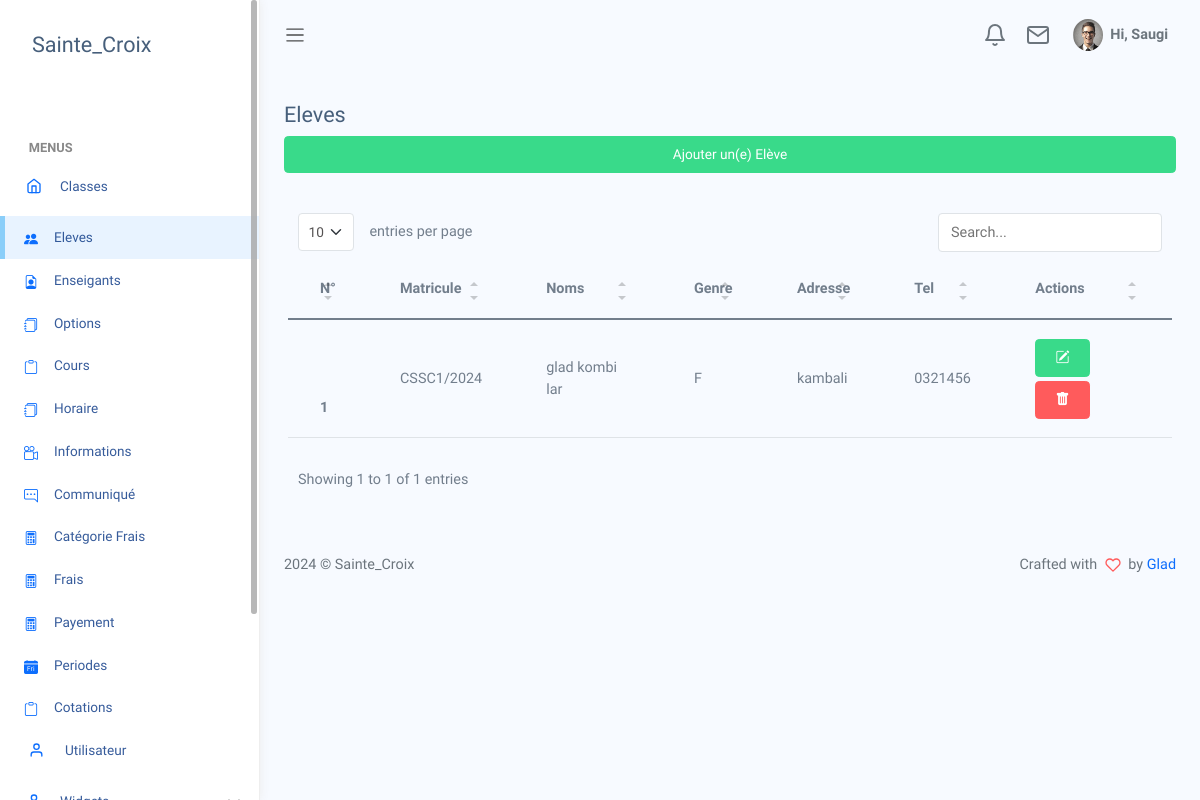
The page /views/eleves.php on the database its author committed.
### tables this page shows
CREATE TABLE `eleve` (
  `matricule` varchar(50) NOT NULL,
  `nom` varchar(50) NOT NULL,
  `postnom` varchar(50) NOT NULL,
  `prenom` varchar(50) NOT NULL,
  `genre` varchar(50) NOT NULL,
  `adresse` text NOT NULL,
  `lieuNaissance` varchar(50) NOT NULL,
  `dateNaissance` date NOT NULL,
  `nomPere` varchar(50) NOT NULL,
  `nomMere` varchar(50) NOT NULL,
  `numeroParent` varchar(50) NOT NULL,
  `photo` text NOT NULL,
  `statut` int(11) NOT NULL
);

### models/select/select-Eleve.php (called while the page is built, shortened)
<?php
    if(isset($_GET['search']) && !empty($_GET['search'])){
        $search=$_GET['search'];
        $getData=$connexion->prepare("SELECT * from client WHERE supprimer=0 AND client.nom LIKE ? OR client.postnom LIKE ? OR
        client.prenom LIKE ? OR client.genre LIKE ? OR client.adresse LIKE ? OR client.telephone LIKE ?");
        $getData->execute(["%".$search."%", "%".$search."%", "%".$search."%", "%".$search."%", "%".$search."%","%".$search."%"]);
    }
    else{
        $getData=$connexion->prepare("SELECT * from eleve WHERE statut=0");
        $getData->execute();
    }

### views/eleves.php (the view, shortened to what this page needs)
<?php
include '../connexion/connexion.php';
require_once('../models/select/select-Eleve.php');
?>
<!DOCTYPE html>
<html lang="en">
<head>
    <?php require_once('style.php') ?>
</head>
<body>
    <div id="app">
        <?php
        require_once('aside1.php');
        ?>
        <div id="main">
            <?php require_once('navbar.php') ?>
            <div class="main-content container-fluid">
                <div class="row">
                    <div class="col-12">
                        <h4>Eleves</h4>
                    </div>
                    <?php
                    if (isset($_GET['AjoutElev']) || isset($_GET['idEleve'])) {
                    ?>
                        <div class="col-xl-12 ">
                            <form action="<?= $url ?>" method="POST" class="shadow p-3" enctype="multipart/form-data">
                                <div class="row">
                                    <h4 class="text-center"><?= $title ?></h4>
                                    <div class="col-xl-6 col-lg-6 col-md-6  col-sm-6 p-3">
                                        <label for="">Nom <span class="text-danger">*</span></label>
                                        <input required type="text" name="nom" class="form-control" placeholder="Entrez le nom" <?php if (isset($_GET['idEleve'])) { ?>
                                            value="<?php echo $tab['nom']; ?> <?php } ?>">
                                    </div>
                                    <div class="col-xl-6 col-lg-6 col-md-6  col-sm-6 p-3">
                                        <label for="">Postnom <span class="text-danger">*</span></label>
                                        <input required type="text" name="postnom" class="form-control" placeholder="Entrez le postnom" <?php if (isset($_GET['idEleve'])) { ?>
                                            value="<?php echo $tab['postnom']; ?> <?php } ?>">
                                    </div>
                                    <div class="col-xl-6 col-lg-6 col-md-6  col-sm-6 p-3">
                                        <label for="">Prenom <span class="text-danger">*</span></label>
                                        <input required type="text" name="prenom" class="form-control" placeholder="Entrez le prenom" <?php if (isset($_GET['idEleve'])) { ?>
                                            value="<?php echo $tab['prenom']; ?> <?php } ?>">
                                    </div>
                                    <div class="col-xl-6 col-lg-6 col-md-6  col-sm-6 p-3">
                                        <label for="">Genre <span class="text-danger">*</span></label>
                                        <select required id="" name="genre" class="form-select">
                                            <?php if (isset($_GET['idEleve'])) {
                                                $genre = $tab['genre'];
                                            ?>
                                                <option value="Masculin">Masculin</option>
                                                <option <?php if ($genre == "Feminin") { ?> Selected <?php } ?>value="Feminin">Feminin</option>
                                            <?php
                                            } else {
                                            ?>
                                                <option desabled>Choisir un genre</option>
                                                <option value="Masculin">Masculin</option>
                                                <option value="Feminin">Feminin</option>
                                            <?php
                                            }
                                            ?>
                                        </select>
                                    </div>
                                    <div class="col-xl-6 col-lg-6 col-md-6  col-sm-6 p-3">
                                        <label for="">Lieu de naissance <span class="text-danger">*</span></label>
                                        <input required type="text" name="LieuNaissance" class="form-control" placeholder="Entrez le lieu de naissance" <?php if (isset($_GET['idEleve'])) { ?>
                                            value="<?php echo $tab['lieuNaissance']; ?> <?php } ?>">
                                    </div>
                                    <div class="col-xl-6 col-lg-6 col-md-6  col-sm-6 p-3">
                                        <label for="">Date de naissance <span class="text-danger">*</span></label>
                                        <input required type="Date" name="DateNaissance" class="form-control" <?php if (isset($_GET['idEleve'])) { ?>
                                            value="<?php echo $tab['dateNaissance']; ?> <?php } ?>">
                                    </div>
                                    <div class="col-xl-6 col-lg-6 col-md-6  col-sm-6 p-3">
                                        <label for="">Adresse <span class="text-danger">*</span></label>
                                        <input required type="text" name="adress" class="form-control" placeholder="Entrez l'adresse" <?php if (isset($_GET['idEleve'])) { ?>
                                            value="<?php echo $tab['adresse']; ?> <?php } ?>">
                                    </div>
                                    <div class="col-xl-6 col-lg-6 col-md-6  col-sm-6 p-3">
                                        <label for="">Nom du pere ou Tutaire <span class="text-danger">*</span></label>
                                        <input required type="text" name="NomPere" class="form-control" placeholder="Entrez le Nom du père et/ou tutaire" <?php if (isset($_GET['idEleve'])) { ?>
                                            value="<?php echo $tab['nomPere']; ?> <?php } ?>">
                                    </div>
                                    <div class="col-xl-6 col-lg-6 col-md-6  col-sm-6 p-3">
                                        <label for="">Nom de la mère ou Tutaire <span class="text-danger">*</span></label>
                                        <input required type="text" name="NomMere" class="form-control" placeholder="Entrez le Nom de la mère et/ou tutaire" <?php if (isset($_GET['idEleve'])) { ?>
                                            value="<?php echo $tab['nomMere']; ?> <?php } ?>">
                                    </div>
                                    <div class="col-xl-6 col-lg-6 col-md-6  col-sm-6 p-3">
                                        <label for="">Telephone du parent et/ou tutaire <span class="text-danger">*</span></label>
                                        <input required type="text" name="telephone" class="form-control" placeholder="Entrez le N° Tel" <?php if (isset($_GET['idEleve'])) { ?>
                                            value="<?php echo $tab['numeroParent']; ?> <?php } ?>">
                                    </div>
                                    <div class="col-xl-6 col-lg-6 col-md-6  col-sm-6 p-3">
                                        <label for="">Photo de l'eleve <span class="text-danger">*</span></label>
                                        <input required type="file" name="photo" class="form-control" placeholder="Choisir la photo de l'eleve" <?php if (isset($_GET['idEleve'])) { ?>
                                            value="<?php echo $tab['photo']; ?> <?php } ?>">
                                    </div>
                                    <div class="col-xl-12 col-lg-12 col-md-12 mt-10 col-sm-12 p-3 aling-center">
                                        <input type="submit" name="Valider" class="btn btn-success w-100" value="<?= $btn ?>">
                                    </div>
                                </div>
                            </form>
                        </div>
                    <?php
                    } else {
                    ?>
                        <div class="col-xl-12 mb-3 ">
                            <a href="eleves.php?AjoutElev" class="btn btn-success w-100">Ajouter un(e) Elève</a>
                        </div>
                    <?php
                    }
                    ?>
                    <div class="col-xl-12 table-responsive px-3 mt-3">
                        <table class='table table-hover' id="table1">
                            <thead>
                                <tr>
                                    <th>N°</th>
                                    <th>Matricule</th>
                                    <th>Noms</th>
                                    <th>Genre</th>
                                    <th>Adresse</th>
                                    <th>Tel</th>
                                    <th>Actions</th>
                                </tr>
                            </thead>
                            <tbody>
                                <?php
                                $n = 0;
                                while ($idEleve = $getData->fetch()) {
                                    $n++;
                                ?>
                                    <tr>
                                        <th scope="row"><?= $n; ?></th>
                                        <td><?= $idEleve["matricule"] ?></td>
                                        <td><?= $idEleve["nom"] . " " . $idEleve["postnom"] . " " . $idEleve["prenom"] ?></td>
                                        <td><?= $idEleve["genre"] ?></td>
                                        <td><?= $idEleve["adresse"] ?></td>
                                        <td><?= $idEleve["numeroParent"] ?></td>
                                        <td>
                                            <a href="eleves.php?idEleve=<?= $idEleve['matricule'] ?>" class="btn btn-success btn-sm">
                                                <i class="bi bi-pencil-square"></i>
                                            </a>
                                            <a onclick=" return confirm('Voulez-vous vraiment supprimer ?')" href="#" class="btn btn-danger btn-sm mt-1">
                                                <i class="bi bi-trash-fill"></i>
                                            </a>
                                        </td>
                                    </tr>
                                <?php
                                }
                                ?>
                            </tbody>
                        </table>
                    </div>
                </div>
            </div>
            <footer>
                <div class="footer clearfix mb-0 text-muted">
                    <div class="float-start">
                        <p>2024 &copy; Sainte_Croix</p>
                    </div>
                    <div class="float-end">
                        <p>Crafted with <span class='text-danger'><i data-feather="heart"></i></span> by <a href="wa.me:0997019883">Glad</a></p>
                    </div>
                </div>
            </footer>
        </div>
    </div>
</body>
</html>

### assets/css/app.css (style rules this page uses)
* { font-family:Raleway }
#app { position:relative }
#main { margin-left:260px;background-color:#f7faff;min-height:100vh;transition:margin-left .6s ease-out }
#main .main-content { padding:2rem 1.5rem }
.feather,i { font-size:14px;height:1rem }
footer { padding:1rem 1.5rem }
.btn i,.btn svg { width:16px;height:16px }
.btn.btn-danger,.btn.btn-dark,.btn.btn-info,.btn.btn-light,.btn.btn-link,.btn.btn-primary,.btn.btn-secondary,.btn.btn-success,.btn.btn-warning { color:#fff }
.dataTable-table td,.dataTable-table thead th,.table td,.table thead th { vertical-align:middle }
.dataTable-table thead th,.table thead th { border-bottom:2px solid #475f7b }

### rows shown on the page
eleve: matricule "CSSC1/2024", nom "glad", postnom "kombi", prenom "lar", genre "F", adresse "kambali", numeroParent "0321456"
